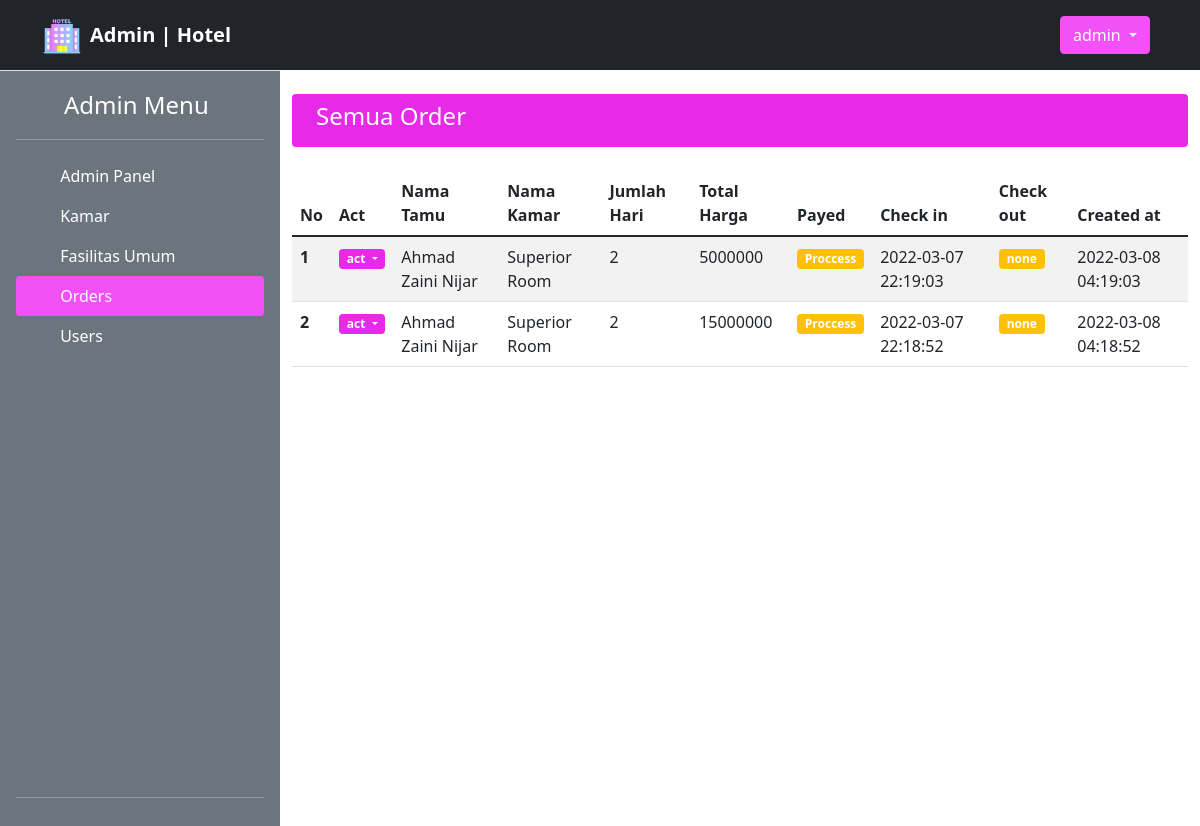
/admin/orders.php?menu=v_orders (signed in), run on the app's committed database.
### tables this page shows
CREATE TABLE `orders` (
  `id` bigint(20) NOT NULL,
  `user_id` bigint(20) NOT NULL,
  `kamar_id` bigint(20) NOT NULL,
  `day_total` int(11) NOT NULL,
  `jumlah_kamar` int(11) NOT NULL,
  `price_total` double NOT NULL,
  `payed_status` tinyint(1) DEFAULT 0,
  `check_in` timestamp NULL DEFAULT NULL,
  `check_out` timestamp NULL DEFAULT NULL,
  `created_at` timestamp NOT NULL DEFAULT current_timestamp(),
  `updated_at` timestamp NOT NULL DEFAULT current_timestamp()
);

CREATE TABLE `users` (
  `id` bigint(20) NOT NULL,
  `role_id` bigint(20) NOT NULL DEFAULT 3,
  `nama_lengkap` varchar(255) NOT NULL,
  `email` varchar(255) NOT NULL,
  `password` varchar(255) NOT NULL,
  `created_at` timestamp NOT NULL DEFAULT current_timestamp(),
  `updated_at` timestamp NOT NULL DEFAULT current_timestamp()
);

CREATE TABLE `kamar` (
  `id` bigint(20) NOT NULL,
  `title` varchar(255) NOT NULL,
  `price` double NOT NULL,
  `foto` varchar(255) NOT NULL,
  `deskripsi` text NOT NULL,
  `created_at` timestamp NOT NULL DEFAULT current_timestamp(),
  `updated_at` timestamp NOT NULL DEFAULT current_timestamp()
);

### admin/orders.php (the view, shortened to what this page needs)
<?php  require_once 'layouts/header.php'; ?>
<?php  require_once '../connection.php'; ?>
<?php
    $sql = "SELECT orders.*, users.nama_lengkap, kamar.title
            FROM ((orders
            INNER JOIN users ON orders.user_id = users.id)
            INNER JOIN kamar ON orders.kamar_id = kamar.id);";
    $result = mysqli_query($conn, $sql);
?>
<div class="container py-4 ">
    <div class="badge bg-primary d-flex justify-content-between px-4 py-2">
        <h4>Semua Order</h4>
    </div>
    <table class="table table-striped table-hover mt-4">
        <thead>
            <tr>
                <th scope="col">No</th>
                <th scope="col">Act</th>
                <th scope="col">Nama Tamu</th>
                <th scope="col">Nama Kamar</th>
                <th scope="col">Jumlah Hari</th>
                <th scope="col">Total Harga</th>
                <th scope="col">Payed</th>
                <th scope="col">Check in</th>
                <th scope="col">Check out</th>
                <th scope="col">Created at</th>
            </tr>
        </thead>
        <tbody>
            <?php if ($result->num_rows > 0): ?>
            <?php $no = 1; ?>
            <?php while($row = $result->fetch_assoc()): ?>
            <tr>
                <th scope="row"><?= $no ?></th>
                <td>
                    <div class="dropdown">
                        <div onclick="actShow()" class="badge bg-primary dropdown-toggle" type="button" id="btn-act"
                            aria-expanded="false">
                            act
                        </div>
                    </div>
                </td>
                <td><?= $row['nama_lengkap'] ?></td>
                <td><?= $row['title'] ?></td>
                <td><?= $row['day_total'] ?></td>
                <td><?= $row['price_total'] ?></td>
                <td>
                    <?php if($row['payed_status']): ?>
                    <span class="badge bg-success">Payed</span>
                    <?php else: ?>
                    <span class="badge bg-warning">Proccess</span>
                    <?php endif; ?>
                </td>
                <td><?= $row['check_in'] ?></td>
                <td>
                    <?php if($row['check_out'] == ''): ?>
                    <span class="badge bg-warning">none</span>
                    <?php else: ?>
                    <?= $row['check_out'] ?>
                    <?php endif; ?>
                </td>
                <td><?= $row['created_at'] ?></td>
            </tr>
            <?php $no++; ?>
            <?php endwhile; ?>
            <?php else: ?>
            <h1>Data Kosong</h1>
            <?php endif; ?>
        </tbody>
    </table>
</div>
<?php  require_once 'layouts/footer.php'; ?>
<?php  require_once 'layouts/footer.php'; ?>

### data on the page
orders: user.nama_lengkap "Ahmad Zaini Nijar", kamar.title "Superior Room", day_total "2", price_total "5000000", payed_status "Proccess", check_in "2022-03-07 22:19:03", shows "none", created_at "2022-03-08 04:19:03"
orders: user.nama_lengkap "Ahmad Zaini Nijar", kamar.title "Superior Room", day_total "2", price_total "15000000", payed_status "Proccess", check_in "2022-03-07 22:18:52", shows "none", created_at "2022-03-08 04:18:52"

### other printed values
$_SESSION['auth']['nama_lengkap'] "admin"
